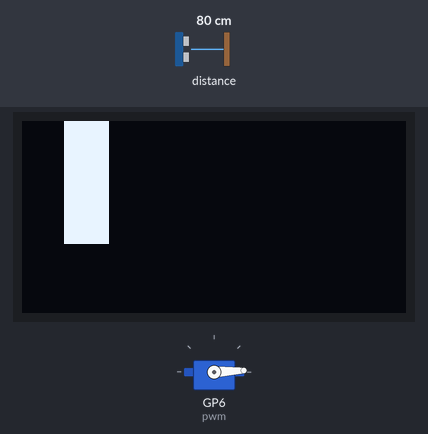
Bench run of a program on a simulated Raspberry Pi Pico running MicroPython. Shown: 128×64 one-colour display, servo. The test bench sets the inputs (shaded band); at power-on: distance to the obstacle 80 cm. Servo angles are drawn from the pulse width (0.5 ms = 0°, 2.5 ms = 180°).

Above: at 1.29 s.
1.3 s: distance to the obstacle set to 2 cm
At 2.3 s:
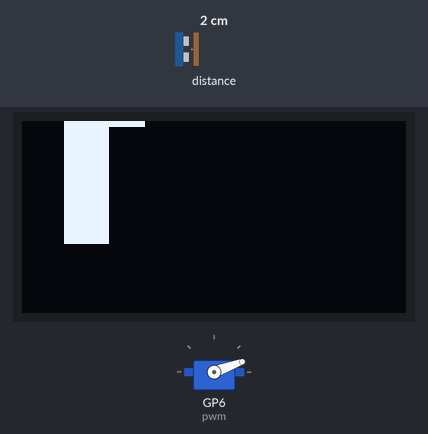
3.0 s: distance to the obstacle set to 4 cm
At 3.56 s:
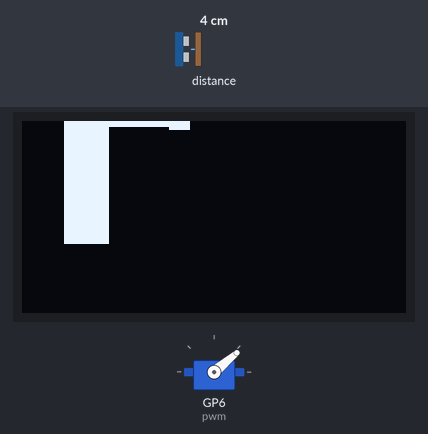
5.3 s: distance to the obstacle set to 9 cm
At 5.4 s:
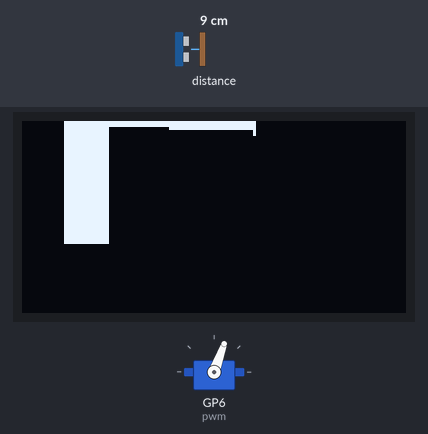
Timing chart, 0 to 15.9 s (numbered marks = the images above; inputs shaded):
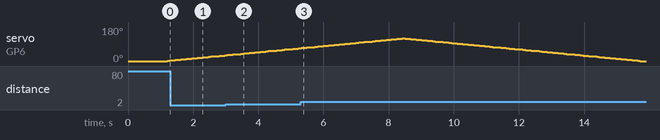

Measured:
- by itself, servo on GP6 (pwm): rises from 68° to 120° in 3.1 s, then falls to 0° in 7.3 s

The program:

lidar.py
```python
#-----LIB DEF-----
from time import sleep
from machine import Pin, PWM,I2C
import VL53L0X
import sh1106

#-----VAR DEF-----
rotation_angle = 0
n1 = 14
n2 = 114
#-----LIB INIT----
pwm = PWM(Pin(6))
pwm.freq(50)

i2c1 = I2C(0,scl=Pin(5), sda=Pin(4), freq=400000)
display = sh1106.SH1106_I2C(128, 64, i2c1, Pin(16), 0x3c)
display.sleep(False)

i2c = I2C(1,scl=Pin(3), sda=Pin(2), freq=400000)
tof = VL53L0X.VL53L0X(i2c)
tof.set_Vcsel_pulse_period(tof.vcsel_period_type[0], 18)
tof.set_Vcsel_pulse_period(tof.vcsel_period_type[1], 14)
#-----MAIN CODE-----
def distance_drawing():
    endLine_point = dist_value // 20 # конечная точка по которой будет строиться линия
    display.line(n1,0,n1,endLine_point,1) # нач x;нач y; конеч x; конеч y; цвет
    display.show()
def distance_drawingReverse():
    endLine_point = dist_value // 20 # конечная точка по которой будет строиться линия
    display.line(n2,0,n2,endLine_point,1) # нач x;нач y; конеч x; конеч y; цвет
    display.show()
def servo_rotation_with_laser(): #постоянное вращение сервопривода
    #Tech.info:1000-6000 диапазон,необходимый для лидара;50 пунктов-1 градус вращения
    for rotation_angle in range(1000,6000,50):
        pwm.duty_u16(rotation_angle)
        tof.start()
        tof.read()
        global dist_value
        dist_value = (tof.read())
        tof.stop()
        distance_drawing()
        global n1
        n1 = n1+1
    display.fill(0)
    for rotation_angle in range(6000,1000,-50):
        pwm.duty_u16(rotation_angle)
        tof.start()
        tof.read()
        dist_value = (tof.read())
        tof.stop()
        distance_drawingReverse()
        global n2
        n2 = n2 -1
    display.fill(0)
    n1 = 14
    n2 = 114
while True:
    servo_rotation_with_laser()
    #pwm.duty_u16(2500)
```
